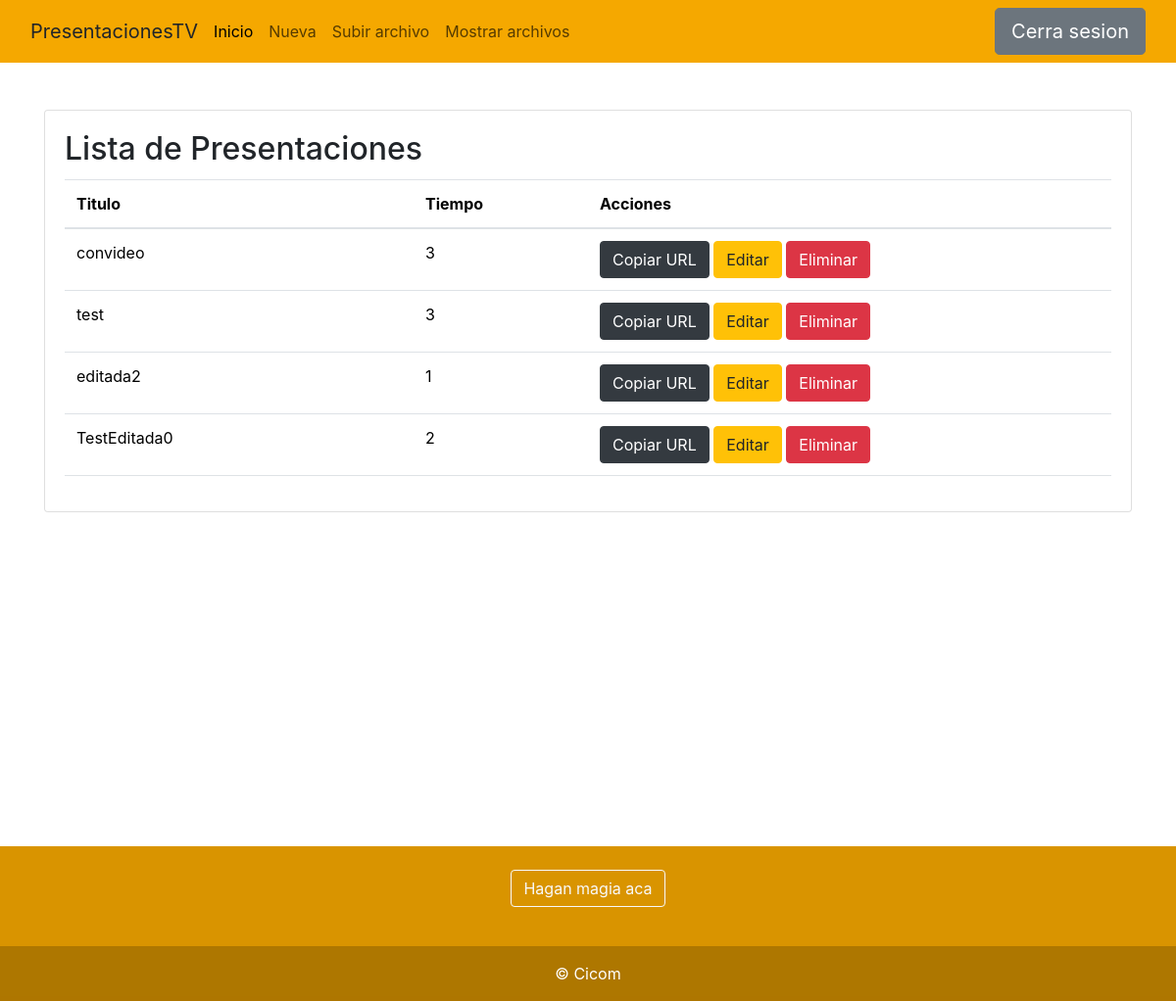
The app's page / (signed in) with its own data.
### ImagenesApp/models.py (models this page shows, shortened)
class Presentacion(models.Model):
    titulo = models.CharField(max_length=100)
    archivos = models.ManyToManyField(Archivo, through='DetallePresentacion')
    tiempo = models.IntegerField(default=20)

### ImagenesApp/views.py (the view)
# urls.py: path('', views.PresentacionListView.as_view(), name='index'),
@method_decorator(login_required, name='dispatch')
class PresentacionListView(generic.ListView):
    model = Presentacion

### ImagenesApp/templates/ImagenesApp/presentacion_list.html (shortened to what this page needs)
{% extends 'base.html' %}
{% block content %}
<div class="container py-5" style="min-height: 100vh;">
  <div class="card" style="width: 100%;">
    <div class="card-body">
        <h2 class="card-title">Lista de Presentaciones</h2>
    {% if presentacion_list %}
    <table class="table table-hover">
      <thead>
        <tr>
          <th class="col-4" scope="col">Titulo</th>
          <th class="col-2" scope="col">Tiempo</th>
          <th class="col-6" scope="col">Acciones</th>
        </tr>
      </thead>
      <tbody>
        {% for presentacion in presentacion_list %}
        <tr>
          <td>{{ presentacion.titulo }}</td>
          <td>{{ presentacion.tiempo }}</td>
          <td>
            <button type="button" class="btn btn-dark" onclick="copyLink('{{ presentacion.titulo }}')">Copiar URL</button>
            <a href="{% url 'imagenes:presentacion-edit' presentacion.pk %}" class="btn btn-warning">Editar</a>
            <button type="button" class="btn btn-danger" data-bs-toggle="modal" data-bs-target="#modalEliminar{{ presentacion.pk }}">Eliminar</button>
          </td>
        </tr>
        {% endfor %}
      </tbody>
    </table>
    {% else %}
      <p>There are no books in the library.</p>
    {% endif %}
  </div>
</div>
</div>
{% endblock %}

### records on screen
Presentacion: titulo "convideo", tiempo "3"
Presentacion: titulo "test", tiempo "3"
Presentacion: titulo "editada2", tiempo "1"
Presentacion: titulo "TestEditada0", tiempo "2"
